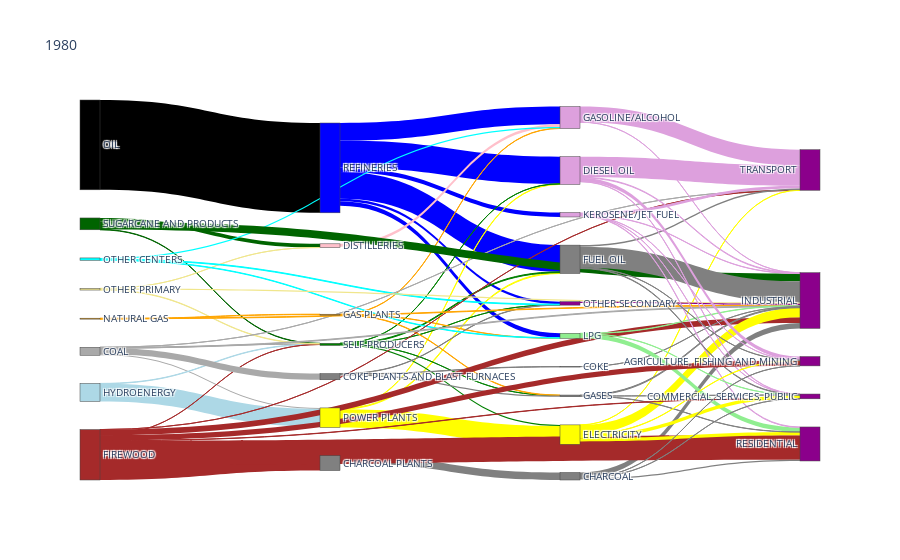

The notebook cell this image was saved under:
### Markdown cell above
### Sample plot

### Code cell
Plot(year='1980',db=db)

### Figure 1 — Plotly figure (JSON) as saved in the notebook; plotly's stock layout.template omitted (floating-point values rounded to 4 significant figures; data arrays with more than 128 entries replaced by an {"elided": "..."} marker saying what was removed)
{"data": [{"link": {"color": {"elided": "266 str values"}, "source": {"elided": "266 int values"}, "target": {"elided": "266 int values"}, "value": {"elided": "266 float values"}}, "node": {"color": ["blue", "yellow", "green", "orange", "grey", "grey", "pink", "cyan", "black", "orange", "darkgray", "lightblue", "darkred", "red", "brown", "darkgreen", "khaki", "yellow", "lightgreen", "plum", "plum", "plum", "grey", "grey", "grey", "grey", "darkmagenta", "darkmagenta", "darkmagenta", "darkmagenta", "darkmagenta", "darkmagenta", "darkmagenta", "darkmagenta", "darkmagenta", "black", "orange", "darkgray", "lightblue", "darkred", "red", "brown", "darkgreen", "khaki", "yellow", "lightgreen", "plum", "plum", "plum", "grey", "grey", "grey", "grey"], "label": ["REFINERIES", "POWER PLANTS", "SELF-PRODUCERS", "GAS PLANTS", "CHARCOAL PLANTS", "COKE PLANTS AND BLAST FURNACES", "DISTILLERIES", "OTHER CENTERS", "OIL", "NATURAL GAS", "COAL", "HYDROENERGY", "GEOTHERMAL", "NUCLEAR", "FIREWOOD", "SUGARCANE AND PRODUCTS", "OTHER PRIMARY", "ELECTRICITY", "LPG", "GASOLINE/ALCOHOL", "KEROSENE/JET FUEL", "DIESEL OIL", "FUEL OIL", "COKE", "CHARCOAL", "GASES", "OTHER SECONDARY", "TRANSPORT", "INDUSTRIAL", "RESIDENTIAL", "COMMERCIAL, SERVICES, PUBLIC", "AGRICULTURE, FISHING AND MINING", "CONSTRUCTION AND OTHERS", "OIL", "NATURAL GAS", "COAL", "HYDROENERGY", "GEOTHERMAL", "NUCLEAR", "FIREWOOD", "SUGARCANE AND PRODUCTS", "OTHER PRIMARY", "ELECTRICITY", "LPG", "GASOLINE/ALCOHOL", "KEROSENE/JET FUEL", "DIESEL OIL", "FUEL OIL", "COKE", "CHARCOAL", "GASES", "OTHER SECONDARY"], "pad": 30, "thickness": 20}, "type": "sankey"}], "layout": {"autosize": true, "font": {"size": 10}, "title": {"text": "1980"}}}
